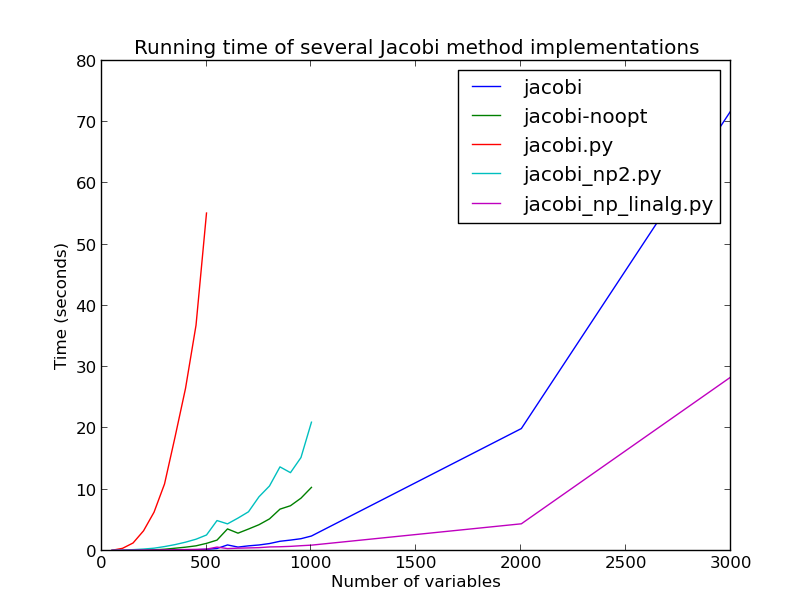

The Python source for this figure:
#!/usr/bin/python

# CMSC 12300 - Computer Science with Applications 3
# Borja Sotomayor, 2013

# Generate a graph based on the data produced by
# the performance-test script

import sys
import re
import pylab

fname = sys.argv[1]

f = open(fname)

f.readline() # skip header

solvers = {}

for line in f:
    solver, lineq, time = line.split(",")
    
    lineq = int(re.sub("[^0-9]", "", lineq))
    time = float(time)

    solvers.setdefault(solver, {}).setdefault(lineq, []).append(time)

for solver in solvers:
    for lineq in solvers[solver]:
        times = solvers[solver][lineq]
        avg = sum(times) / len(times)
        solvers[solver][lineq] = avg

pylab.figure()
#pylab.yscale("log")

solvernames = sorted(solvers.keys())
for solver in solvernames:
    items = sorted(solvers[solver].items())
    leqs = [x[0] for x in items]
    times = [x[1] for x in items]
    pylab.plot(leqs, times)
    
pylab.title("Running time of several Jacobi method implementations")
pylab.ylabel("Time (seconds)")
pylab.xlabel("Number of variables")
pylab.legend(solvernames)

pylab.show()
